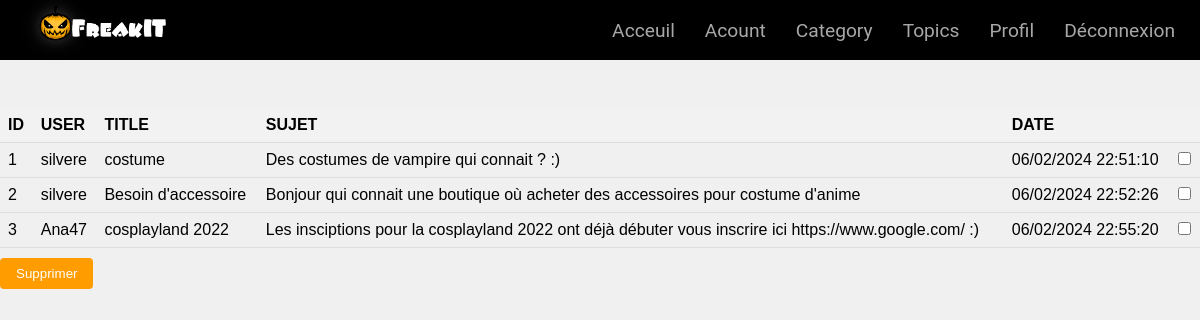
Screenshot of /topicadmin.php with the database file from the repository.
### tables this page shows
CREATE TABLE IF NOT EXISTS `topic` (
  `id` int NOT NULL AUTO_INCREMENT,
  `title` text NOT NULL,
  `sujet` text NOT NULL,
  `banner` varchar(256) NOT NULL,
  `id_auteur` int NOT NULL,
  `pseudo_auteur` varchar(33) NOT NULL,
  `date_publication` text NOT NULL,
  `close` tinyint(1) NOT NULL DEFAULT '1',
  `id_cat` int DEFAULT NULL,
  PRIMARY KEY (`id`),
  KEY `fk_id_cat` (`id_cat`)
);

### topicadmin.php (the view, shortened to what this page needs)
<?php
require("deletetopic.php");
?>
<!DOCTYPE html>
<html lang="en">
<head>
    <link rel="stylesheet" href="css/account.css">
</head>
<body>
    <?php include("includes/navbaradmin.php"); ?>
    <br><br><br> <br><br><br>
    <form method="POST" >
        <?php
        $reqtop = $connexion->prepare('SELECT * FROM topic');
        $reqtop->execute();
        echo "<table>";
        echo '<tr class="title">';
        echo "<td>ID</td>";
        echo "<td>USER</td>";
        echo "<td>TITLE</td>";
        echo "<td>SUJET</td>";
        echo "<td>DATE</td>";
        echo "<td></td>";
        echo "</tr>";
        while ($data = $reqtop->fetch(PDO::FETCH_ASSOC)) {
            echo "<tr>";
            echo "<td>" . $data['id'] . "</td>";
            echo "<td>" . $data['pseudo_auteur'] . "</td>";
            echo "<td>" . $data['title'] . "</td>";
            echo "<td>" . $data['sujet'] . "</td>";
            echo "<td>" . $data['date_publication'] . "</td>";
            echo "<td><input class='' type='checkbox' name='coche[]' value='{$data['id']}' </td>";
            echo "</tr>";
        }
        echo "</table>";
        ?>
    <input class='supr' type='submit' name='submit' value='Supprimer' />
    </form>
</body>
</html>

### css/account.css (style rules this page uses)
table { width: 100%; border-collapse: collapse; }
th, td { padding: 8px; text-align: left; border-bottom: 1px solid #ddd; }
.title { background-color: #f2f2f2; font-weight: bold; }
.supr { margin-top: 10px; padding: 8px 16px; background-color: #ff9d00; color: white; border: none; border-radius: 4px; cursor: pointer; }

### css/navbar1.css (style rules this page uses)
* { margin: 0px; padding: 0px; box-sizing: border-box; font-family: sans-serif; }
body { background-color: #f0f0f0; }

### rows the page displays
topic: id "1", pseudo_auteur "silvere", title "costume", sujet "Des costumes de vampire qui connait ? :)", date_publication "06/02/2024 22:51:10"
topic: id "2", pseudo_auteur "silvere", title "Besoin d'accessoire", sujet "Bonjour qui connait une boutique où acheter des accessoires pour costume d'anime", date_publication "06/02/2024 22:52:26"
topic: id "3", pseudo_auteur "Ana47", title "cosplayland 2022", sujet "Les insciptions pour la cosplayland 2022 ont déjà débuter vous inscrire ici https://www.google.com/ :)", date_publication "06/02/2024 22:55:20"
